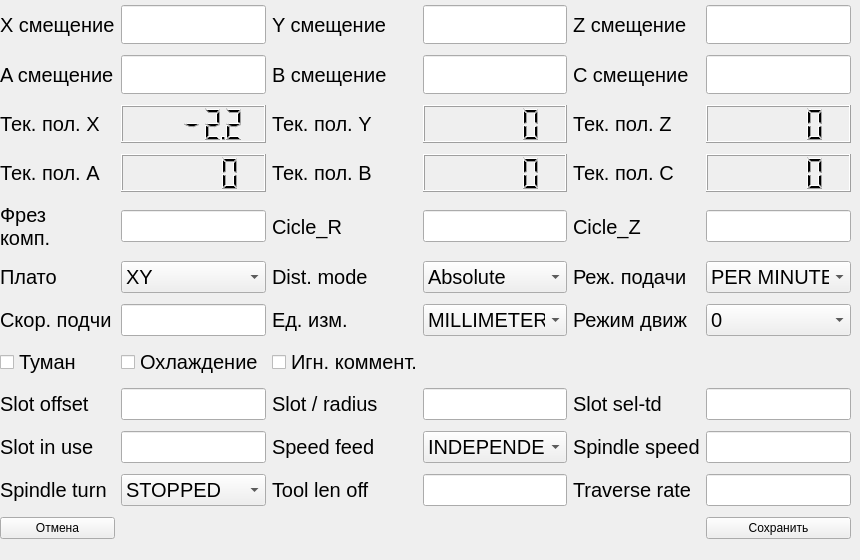
      <widget class="QWidget" name="page_3">
       <widget class="QWidget" name="widget_2" native="true">
        <property name="geometry">
         <rect>
          <x>0</x>
          <y>0</y>
          <width>851</width>
          <height>551</height>
         </rect>
        </property>
        <layout class="QGridLayout" name="gridLayout_4">
         <item row="8" column="2">
          <widget class="QLabel" name="label_63">
           <property name="font">
            <font>
             <pointsize>15</pointsize>
            </font>
           </property>
           <property name="text">
            <string>Slot / radius</string>
           </property>
          </widget>
         </item>
         <item row="2" column="1">
          <widget class="QLCDNumber" name="lcdNumber">
           <property name="maximumSize">
            <size>
             <width>16777215</width>
             <height>38</height>
            </size>
           </property>
           <property name="font">
            <font>
             <pointsize>15</pointsize>
            </font>
           </property>
           <property name="frameShadow">
            <enum>QFrame::Raised</enum>
           </property>
           <property name="smallDecimalPoint">
            <bool>true</bool>
           </property>
           <property name="value" stdset="0">
            <double>-2.200000000000000</double>
           </property>
          </widget>
         </item>
         <item row="3" column="3">
          <widget class="QLCDNumber" name="lcdNumber_5">
           <property name="maximumSize">
            <size>
             <width>16777215</width>
             <height>38</height>
            </size>
           </property>
          </widget>
         </item>
         <item row="3" column="0">
          <widget class="QLabel" name="label_34">
           <property name="font">
            <font>
             <pointsize>15</pointsize>
            </font>
           </property>
           <property name="text">
            <string>Тек. пол. A</string>
           </property>
          </widget>
         </item>
         <item row="1" column="5">
          <widget class="QLineEdit" name="lineEdit_7">
           <property name="font">
            <font>
             <pointsize>20</pointsize>
            </font>
           </property>
          </widget>
         </item>
         <item row="0" column="0">
          <widget class="QLabel" name="label_12">
           <property name="font">
            <font>
             <pointsize>15</pointsize>
            </font>
           </property>
           <property name="text">
            <string>X смещение</string>
           </property>
          </widget>
         </item>
         <item row="2" column="2">
          <widget class="QLabel" name="label_32">
           <property name="font">
            <font>
             <pointsize>15</pointsize>
            </font>
           </property>
           <property name="text">
            <string>Тек. пол. Y</string>
           </property>
          </widget>
         </item>
         <item row="2" column="4">
          <widget class="QLabel" name="label_33">
           <property name="font">
            <font>
             <pointsize>15</pointsize>
            </font>
           </property>
           <property name="text">
            <string>Тек. пол. Z</string>
           </property>
          </widget>
         </item>
         <item row="1" column="3">
          <widget class="QLineEdit" name="lineEdit_6">
           <property name="font">
            <font>
             <pointsize>20</pointsize>
            </font>
           </property>
          </widget>
         </item>
         <item row="2" column="5">
          <widget class="QLCDNumber" name="lcdNumber_3">
           <property name="maximumSize">
            <size>
             <width>16777215</width>
             <height>38</height>
            </size>
           </property>
          </widget>
         </item>
         <item row="3" column="5">
          <widget class="QLCDNumber" name="lcdNumber_6">
           <property name="maximumSize">
            <size>
             <width>16777215</width>
             <height>38</height>
            </size>
           </property>
          </widget>
         </item>
         <item row="2" column="0">
          <widget class="QLabel" name="label_31">
           <property name="font">
            <font>
             <pointsize>15</pointsize>
            </font>
           </property>
           <property name="text">
            <string>Тек. пол. X</string>
           </property>
          </widget>
         </item>
         <item row="0" column="4">
          <widget class="QLabel" name="label_27">
           <property name="font">
            <font>
             <pointsize>15</pointsize>
            </font>
           </property>
           <property name="text">
            <string>Z смещение</string>
           </property>
          </widget>
         </item>
         <item row="0" column="2">
          <widget class="QLabel" name="label_26">
           <property name="font">
            <font>
             <pointsize>15</pointsize>
            </font>
           </property>
           <property name="text">
            <string>Y смещение</string>
           </property>
          </widget>
         </item>
         <item row="1" column="2">
          <widget class="QLabel" name="label_29">
           <property name="font">
            <font>
             <pointsize>15</pointsize>
            </font>
           </property>
           <property name="text">
            <string>B смещение</string>
           </property>
          </widget>
         </item>
         <item row="0" column="3">
          <widget class="QLineEdit" name="lineEdit_3">
           <property name="font">
            <font>
             <pointsize>20</pointsize>
            </font>
           </property>
          </widget>
         </item>
         <item row="0" column="5">
          <widget class="QLineEdit" name="lineEdit_4">
           <property name="font">
            <font>
             <pointsize>20</pointsize>
            </font>
           </property>
          </widget>
         </item>
         <item row="1" column="0">
          <widget class="QLabel" name="label_28">
           <property name="font">
            <font>
             <pointsize>15</pointsize>
            </font>
           </property>
           <property name="text">
            <string>A смещение</string>
           </property>
          </widget>
         </item>
         <item row="3" column="4">
          <widget class="QLabel" name="label_36">
           <property name="font">
            <font>
             <pointsize>15</pointsize>
            </font>
           </property>
           <property name="text">
            <string>Тек. пол. C</string>
           </property>
          </widget>
         </item>
         <item row="1" column="4">
          <widget class="QLabel" name="label_30">
           <property name="font">
            <font>
             <pointsize>15</pointsize>
            </font>
           </property>
           <property name="text">
            <string>C смещение</string>
           </property>
          </widget>
         </item>
         <item row="0" column="1">
          <widget class="QLineEdit" name="lineEdit_2">
           <property name="font">
            <font>
             <pointsize>20</pointsize>
            </font>
           </property>
          </widget>
         </item>
         <item row="2" column="3">
          <widget class="QLCDNumber" name="lcdNumber_2">
           <property name="maximumSize">
            <size>
             <width>16777215</width>
             <height>38</height>
            </size>
           </property>
          </widget>
         </item>
         <item row="1" column="1">
          <widget class="QLineEdit" name="lineEdit_5">
           <property name="font">
            <font>
             <pointsize>20</pointsize>
            </font>
           </property>
          </widget>
         </item>
         <item row="3" column="1">
          <widget class="QLCDNumber" name="lcdNumber_4">
           <property name="maximumSize">
            <size>
             <width>16777215</width>
             <height>38</height>
            </size>
           </property>
          </widget>
         </item>
         <item row="4" column="0">
          <widget class="QLabel" name="label_37">
           <property name="font">
            <font>
             <pointsize>15</pointsize>
            </font>
           </property>
           <property name="text">
            <string>Фрез
комп.</string>
           </property>
          </widget>
         </item>
         <item row="4" column="1">
          <widget class="QLineEdit" name="lineEdit_8">
           <property name="font">
            <font>
             <pointsize>15</pointsize>
            </font>
           </property>
          </widget>
         </item>
         <item row="3" column="2">
          <widget class="QLabel" name="label_35">
           <property name="font">
            <font>
             <pointsize>15</pointsize>
            </font>
           </property>
           <property name="text">
            <string>Тек. пол. B</string>
           </property>
          </widget>
         </item>
         <item row="4" column="4">
          <widget class="QLabel" name="label_55">
           <property name="font">
            <font>
             <pointsize>15</pointsize>
            </font>
           </property>
           <property name="text">
            <string>Cicle_Z</string>
           </property>
          </widget>
         </item>
         <item row="4" column="5">
          <widget class="QLineEdit" name="lineEdit">
           <property name="font">
            <font>
             <pointsize>15</pointsize>
            </font>
           </property>
          </widget>
         </item>
         <item row="9" column="5">
          <widget class="QLineEdit" name="lineEdit_15">
           <property name="font">
            <font>
             <pointsize>15</pointsize>
            </font>
           </property>
          </widget>
         </item>
         <item row="6" column="5">
          <widget class="QComboBox" name="comboBox_13">
           <property name="font">
            <font>
             <pointsize>15</pointsize>
            </font>
           </property>
           <item>
            <property name="text">
             <string>0</string>
            </property>
           </item>
           <item>
            <property name="text">
             <string>1</string>
            </property>
           </item>
           <item>
            <property name="text">
             <string>2</string>
            </property>
           </item>
           <item>
            <property name="text">
             <string>3</string>
            </property>
           </item>
           <item>
            <property name="text">
             <string>80</string>
            </property>
           </item>
           <item>
            <property name="text">
             <string>81</string>
            </property>
           </item>
           <item>
            <property name="text">
             <string>82</string>
            </property>
           </item>
           <item>
            <property name="text">
             <string>83</string>
            </property>
           </item>
           <item>
            <property name="text">
             <string>84</string>
            </property>
           </item>
           <item>
            <property name="text">
             <string>85</string>
            </property>
           </item>
           <item>
            <property name="text">
             <string>86</string>
            </property>
           </item>
           <item>
            <property name="text">
             <string>87</string>
            </property>
           </item>
           <item>
            <property name="text">
             <string>88</string>
            </property>
           </item>
           <item>
            <property name="text">
             <string>89</string>
            </property>
           </item>
          </widget>
         </item>
         <item row="4" column="2">
          <widget class="QLabel" name="label_54">
           <property name="font">
            <font>
             <pointsize>15</pointsize>
            </font>
           </property>
           <property name="text">
            <string>Cicle_R</string>
           </property>
          </widget>
         </item>
         <item row="5" column="2">
          <widget class="QLabel" name="label_56">
           <property name="font">
            <font>
             <pointsize>15</pointsize>
            </font>
           </property>
           <property name="text">
            <string>Dist. mode</string>
           </property>
          </widget>
         </item>
         <item row="5" column="4">
          <widget class="QLabel" name="label_57">
           <property name="font">
            <font>
             <pointsize>15</pointsize>
            </font>
           </property>
           <property name="text">
            <string>Реж. подачи</string>
           </property>
          </widget>
         </item>
         <item row="4" column="3">
          <widget class="QLineEdit" name="lineEdit_9">
           <property name="font">
            <font>
             <pointsize>15</pointsize>
            </font>
           </property>
          </widget>
         </item>
         <item row="8" column="1">
          <widget class="QLineEdit" name="lineEdit_11">
           <property name="font">
            <font>
             <pointsize>15</pointsize>
            </font>
           </property>
          </widget>
         </item>
         <item row="7" column="2">
          <widget class="QCheckBox" name="checkBox_14">
           <property name="font">
            <font>
             <pointsize>15</pointsize>
            </font>
           </property>
           <property name="text">
            <string>Игн. коммент.</string>
           </property>
          </widget>
         </item>
         <item row="9" column="4">
          <widget class="QLabel" name="label_67">
           <property name="font">
            <font>
             <pointsize>15</pointsize>
            </font>
           </property>
           <property name="text">
            <string>Spindle speed</string>
           </property>
          </widget>
         </item>
         <item row="6" column="0">
          <widget class="QLabel" name="label_58">
           <property name="font">
            <font>
             <pointsize>15</pointsize>
            </font>
           </property>
           <property name="text">
            <string>Скор. подчи</string>
           </property>
          </widget>
         </item>
         <item row="8" column="0">
          <widget class="QLabel" name="label_62">
           <property name="font">
            <font>
             <pointsize>15</pointsize>
            </font>
           </property>
           <property name="text">
            <string>Slot offset</string>
           </property>
          </widget>
         </item>
         <item row="7" column="1">
          <widget class="QCheckBox" name="checkBox_15">
           <property name="font">
            <font>
             <pointsize>15</pointsize>
            </font>
           </property>
           <property name="text">
            <string>Охлаждение</string>
           </property>
          </widget>
         </item>
         <item row="5" column="3">
          <widget class="QComboBox" name="comboBox_10">
           <property name="font">
            <font>
             <pointsize>15</pointsize>
            </font>
           </property>
           <item>
            <property name="text">
             <string>Absolute</string>
            </property>
           </item>
           <item>
            <property name="text">
             <string>Increment</string>
            </property>
           </item>
          </widget>
         </item>
         <item row="5" column="5">
          <widget class="QComboBox" name="comboBox_11">
           <property name="font">
            <font>
             <pointsize>15</pointsize>
            </font>
           </property>
           <item>
            <property name="text">
             <string>PER MINUTE</string>
            </property>
           </item>
           <item>
            <property name="text">
             <string>INVERSE TIME</string>
            </property>
           </item>
          </widget>
         </item>
         <item row="6" column="4">
          <widget class="QLabel" name="label_60">
           <property name="font">
            <font>
             <pointsize>15</pointsize>
            </font>
           </property>
           <property name="text">
            <string>Режим движ</string>
           </property>
          </widget>
         </item>
         <item row="5" column="0">
          <widget class="QLabel" name="label_61">
           <property name="font">
            <font>
             <pointsize>15</pointsize>
            </font>
           </property>
           <property name="text">
            <string>Плато</string>
           </property>
          </widget>
         </item>
         <item row="6" column="3">
          <widget class="QComboBox" name="comboBox_12">
           <property name="font">
            <font>
             <pointsize>15</pointsize>
            </font>
           </property>
           <item>
            <property name="text">
             <string>MILLIMETERS</string>
            </property>
           </item>
           <item>
            <property name="text">
             <string>INCH</string>
            </property>
           </item>
          </widget>
         </item>
         <item row="9" column="3">
          <widget class="QComboBox" name="comboBox_15">
           <property name="font">
            <font>
             <pointsize>15</pointsize>
            </font>
           </property>
           <item>
            <property name="text">
             <string>INDEPENDED</string>
            </property>
           </item>
           <item>
            <property name="text">
             <string>SYNCHED</string>
            </property>
           </item>
          </widget>
         </item>
         <item row="7" column="0">
          <widget class="QCheckBox" name="checkBox_16">
           <property name="font">
            <font>
             <pointsize>15</pointsize>
            </font>
           </property>
           <property name="text">
            <string>Туман</string>
           </property>
          </widget>
         </item>
         <item row="6" column="1">
          <widget class="QLineEdit" name="lineEdit_10">
           <property name="font">
            <font>
             <pointsize>15</pointsize>
            </font>
           </property>
          </widget>
         </item>
         <item row="8" column="5">
          <widget class="QLineEdit" name="lineEdit_13">
           <property name="font">
            <font>
             <pointsize>15</pointsize>
            </font>
           </property>
          </widget>
         </item>
         <item row="5" column="1">
          <widget class="QComboBox" name="comboBox_14">
           <property name="font">
            <font>
             <pointsize>15</pointsize>
            </font>
           </property>
           <item>
            <property name="text">
             <string>XY</string>
            </property>
           </item>
           <item>
            <property name="text">
             <string>YZ</string>
            </property>
           </item>
           <item>
            <property name="text">
             <string>ZX</string>
            </property>
           </item>
          </widget>
         </item>
         <item row="6" column="2">
          <widget class="QLabel" name="label_59">
           <property name="font">
            <font>
             <pointsize>15</pointsize>
            </font>
           </property>
           <property name="text">
            <string>Ед. изм.</string>
           </property>
          </widget>
         </item>
         <item row="8" column="4">
          <widget class="QLabel" name="label_64">
           <property name="font">
            <font>
             <pointsize>15</pointsize>
            </font>
           </property>
           <property name="text">
            <string>Slot sel-td</string>
           </property>
          </widget>
         </item>
         <item row="8" column="3">
          <widget class="QLineEdit" name="lineEdit_12">
           <property name="font">
            <font>
             <pointsize>15</pointsize>
            </font>
           </property>
          </widget>
         </item>
         <item row="9" column="0">
          <widget class="QLabel" name="label_65">
           <property name="font">
            <font>
             <pointsize>15</pointsize>
            </font>
           </property>
           <property name="text">
            <string>Slot in use</string>
           </property>
          </widget>
         </item>
         <item row="9" column="2">
          <widget class="QLabel" name="label_66">
           <property name="font">
            <font>
             <pointsize>15</pointsize>
            </font>
           </property>
           <property name="text">
            <string>Speed feed </string>
           </property>
          </widget>
         </item>
         <item row="9" column="1">
          <widget class="QLineEdit" name="lineEdit_14">
           <property name="font">
            <font>
             <pointsize>15</pointsize>
            </font>
           </property>
          </widget>
         </item>
         <item row="10" column="0">
          <widget class="QLabel" name="label_68">
           <property name="font">
            <font>
             <pointsize>15</pointsize>
            </font>
           </property>
           <property name="text">
            <string>Spindle turn</string>
           </property>
          </widget>
         </item>
         <item row="10" column="1">
          <widget class="QComboBox" name="comboBox_16">
           <property name="font">
            <font>
             <pointsize>15</pointsize>
            </font>
           </property>
           <item>
            <property name="text">
             <string>STOPPED</string>
            </property>
           </item>
           <item>
            <property name="text">
             <string>CLOCKWISE</string>
            </property>
           </item>
           <item>
            <property name="text">
             <string>CCLOCKWISE</string>
            </property>
           </item>
          </widget>
         </item>
         <item row="10" column="2">
          <widget class="QLabel" name="label_69">
           <property name="font">
            <font>
             <pointsize>15</pointsize>
            </font>
           </property>
           <property name="text">
            <string>Tool len off</string>
           </property>
          </widget>
         </item>
         <item row="10" column="3">
          <widget class="QLineEdit" name="lineEdit_16">
           <property name="font">
            <font>
             <pointsize>15</pointsize>
            </font>
           </property>
          </widget>
         </item>
         <item row="10" column="4">
          <widget class="QLabel" name="label_70">
           <property name="font">
            <font>
             <pointsize>15</pointsize>
            </font>
           </property>
           <property name="text">
            <string>Traverse rate</string>
           </property>
          </widget>
         </item>
         <item row="10" column="5">
          <widget class="QLineEdit" name="lineEdit_17">
           <property name="font">
            <font>
             <pointsize>15</pointsize>
            </font>
           </property>
          </widget>
         </item>
         <item row="11" column="5">
          <widget class="QPushButton" name="pushButton_21">
           <property name="text">
            <string>Сохранить</string>
           </property>
          </widget>
         </item>
         <item row="11" column="0">
          <widget class="QPushButton" name="pushButton_22">
           <property name="text">
            <string>Отмена</string>
           </property>
          </widget>
         </item>
        </layout>
       </widget>
      </widget>
